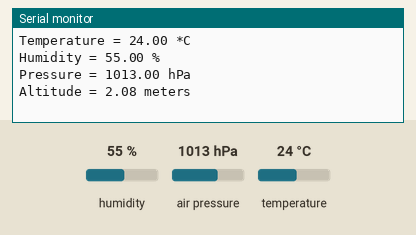
Simulated run of this sketch. Board: Arduino Uno, built with avr-gcc and run on an emulated ATmega328P. Parts: the last lines printed to the serial monitor. Inputs (shaded band) come from the test bench; at power-on: humidity 55 %, air pressure 1013 hPa, temperature 24 °C.

Above: at 1.2 s.
1.3 s: humidity set to 22 %
At 2.5 s:
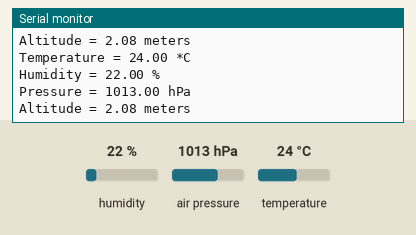
3.6 s: air pressure set to 952 hPa
At 5.2 s:
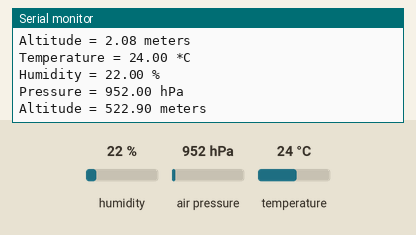
5.9 s: temperature set to 12 °C
8.2 s: air pressure set to 1048 hPa
At 11.2 s:
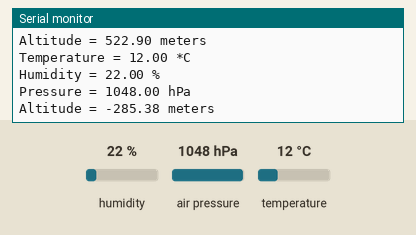
Timing chart, 0 to 12.7 s (numbered marks = the images above; inputs shaded):
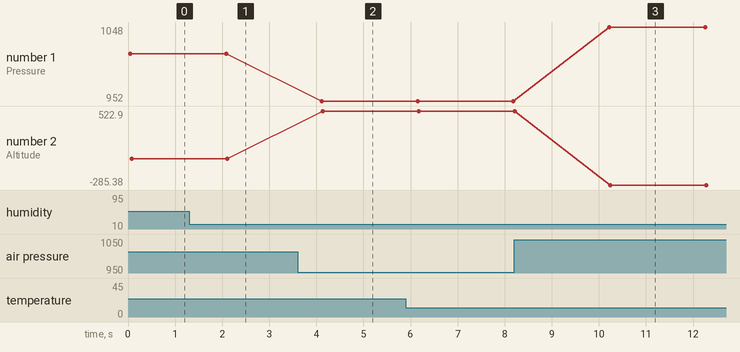

Measured:
- after the input at 1.3 s, the serial monitor: prints a new line after 0.76 s (image 1)
- after the input at 3.6 s, the serial monitor: prints a new line after 0.52 s (image 2)
- after the input at 8.2 s, the serial monitor: prints a new line after 2.0 s (image 3)
- plotted number 1: 1013 → 952 after the input at 3.6 s, 952 → 1048 after the input at 8.2 s
- plotted number 2: 2.08 → 522.9 after the input at 3.6 s, 522.9 → -285.38 after the input at 8.2 s

The sketch:

BME280.ino
```cpp
#include <Wire.h>
#include <Adafruit_Sensor.h>
#include <Adafruit_BME280.h>

// Create an instance of the sensor
Adafruit_BME280 bme;

void setup() {
    Serial.begin(9600);
    while (!Serial); // Wait for serial port to be available

    // Initialize the sensor
    if (!bme.begin(0x76) && !bme.begin(0x77)) {
        Serial.println("Could not find a valid BME280 sensor, check wiring or SDO connection!");
        while (1);
    }
}

void loop() {
    // Reading the sensor values
    float temperature = bme.readTemperature();
    float humidity = bme.readHumidity();
    float pressure = bme.readPressure() / 100.0F; // Convert Pa to hPa
    float seaLevelPressure = 1013.25; // hPa
    float altitude = bme.readAltitude(seaLevelPressure);

    // Print the values to the Serial Monitor
    Serial.print("Temperature = ");
    Serial.print(temperature);
    Serial.println(" *C");

    Serial.print("Humidity = ");
    Serial.print(humidity);
    Serial.println(" %");

    Serial.print("Pressure = ");
    Serial.print(pressure);
    Serial.println(" hPa");

    Serial.print("Altitude = ");
    Serial.print(altitude);
    Serial.println(" meters");

    // Wait for 2 seconds before the next loop
    delay(2000);
}
```
